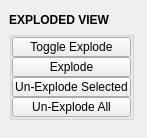
<?xml version="1.0" encoding="UTF-8"?>
<ui version="4.0">
 <class>QtUi</class>
 <widget class="QMainWindow" name="QtUi">
  <property name="enabled">
   <bool>true</bool>
  </property>
  <property name="geometry">
   <rect>
    <x>0</x>
    <y>0</y>
    <width>147</width>
    <height>138</height>
   </rect>
  </property>
  <property name="maximumSize">
   <size>
    <width>999</width>
    <height>999</height>
   </size>
  </property>
  <property name="tabShape">
   <enum>QTabWidget::Triangular</enum>
  </property>
  <property name="dockNestingEnabled">
   <bool>true</bool>
  </property>
  <property name="dockOptions">
   <set>QMainWindow::AllowNestedDocks|QMainWindow::AllowTabbedDocks|QMainWindow::AnimatedDocks|QMainWindow::ForceTabbedDocks</set>
  </property>
  <widget class="QWidget" name="main_widget">
   <layout class="QVBoxLayout" name="verticalLayout">
    <item>
     <layout class="QVBoxLayout" name="verticalLayout_1">
      <property name="spacing">
       <number>0</number>
      </property>
      <item>
       <widget class="DraggableHeader" name="draggableHeader">
        <property name="minimumSize">
         <size>
          <width>0</width>
          <height>22</height>
         </size>
        </property>
        <property name="maximumSize">
         <size>
          <width>125</width>
          <height>22</height>
         </size>
        </property>
        <property name="font">
         <font>
          <weight>75</weight>
          <bold>true</bold>
         </font>
        </property>
        <property name="text">
         <string>EXPLODED VIEW</string>
        </property>
       </widget>
      </item>
      <item>
       <widget class="QGroupBox" name="groupBox">
        <property name="minimumSize">
         <size>
          <width>125</width>
          <height>0</height>
         </size>
        </property>
        <property name="maximumSize">
         <size>
          <width>125</width>
          <height>999</height>
         </size>
        </property>
        <property name="title">
         <string/>
        </property>
        <layout class="QVBoxLayout" name="verticalLayout_5">
         <property name="spacing">
          <number>0</number>
         </property>
         <property name="leftMargin">
          <number>0</number>
         </property>
         <property name="topMargin">
          <number>0</number>
         </property>
         <property name="rightMargin">
          <number>0</number>
         </property>
         <property name="bottomMargin">
          <number>0</number>
         </property>
         <item>
          <widget class="QPushButton" name="b003">
           <property name="minimumSize">
            <size>
             <width>0</width>
             <height>20</height>
            </size>
           </property>
           <property name="maximumSize">
            <size>
             <width>999</width>
             <height>20</height>
            </size>
           </property>
           <property name="toolTip">
            <string/>
           </property>
           <property name="layoutDirection">
            <enum>Qt::RightToLeft</enum>
           </property>
           <property name="text">
            <string>Toggle Explode</string>
           </property>
           <property name="checkable">
            <bool>false</bool>
           </property>
           <property name="autoDefault">
            <bool>false</bool>
           </property>
           <property name="default">
            <bool>false</bool>
           </property>
           <property name="flat">
            <bool>false</bool>
           </property>
           <property name="bnabled" stdset="0">
            <bool>true</bool>
           </property>
          </widget>
         </item>
         <item>
          <widget class="QPushButton" name="b000">
           <property name="minimumSize">
            <size>
             <width>0</width>
             <height>20</height>
            </size>
           </property>
           <property name="maximumSize">
            <size>
             <width>999</width>
             <height>20</height>
            </size>
           </property>
           <property name="toolTip">
            <string/>
           </property>
           <property name="layoutDirection">
            <enum>Qt::RightToLeft</enum>
           </property>
           <property name="text">
            <string>Explode</string>
           </property>
           <property name="checkable">
            <bool>false</bool>
           </property>
           <property name="autoDefault">
            <bool>false</bool>
           </property>
           <property name="default">
            <bool>false</bool>
           </property>
           <property name="flat">
            <bool>false</bool>
           </property>
           <property name="bnabled" stdset="0">
            <bool>true</bool>
           </property>
          </widget>
         </item>
         <item>
          <widget class="QPushButton" name="b001">
           <property name="minimumSize">
            <size>
             <width>0</width>
             <height>20</height>
            </size>
           </property>
           <property name="maximumSize">
            <size>
             <width>999</width>
             <height>20</height>
            </size>
           </property>
           <property name="toolTip">
            <string/>
           </property>
           <property name="layoutDirection">
            <enum>Qt::RightToLeft</enum>
           </property>
           <property name="text">
            <string>Un-Explode Selected</string>
           </property>
           <property name="checkable">
            <bool>false</bool>
           </property>
           <property name="autoDefault">
            <bool>false</bool>
           </property>
           <property name="default">
            <bool>false</bool>
           </property>
           <property name="flat">
            <bool>false</bool>
           </property>
           <property name="bnabled" stdset="0">
            <bool>true</bool>
           </property>
          </widget>
         </item>
         <item>
          <widget class="QPushButton" name="b002">
           <property name="minimumSize">
            <size>
             <width>0</width>
             <height>20</height>
            </size>
           </property>
           <property name="maximumSize">
            <size>
             <width>999</width>
             <height>20</height>
            </size>
           </property>
           <property name="toolTip">
            <string/>
           </property>
           <property name="layoutDirection">
            <enum>Qt::RightToLeft</enum>
           </property>
           <property name="text">
            <string>Un-Explode All</string>
           </property>
           <property name="checkable">
            <bool>false</bool>
           </property>
           <property name="autoDefault">
            <bool>false</bool>
           </property>
           <property name="default">
            <bool>false</bool>
           </property>
           <property name="flat">
            <bool>false</bool>
           </property>
           <property name="bnabled" stdset="0">
            <bool>true</bool>
           </property>
          </widget>
         </item>
        </layout>
       </widget>
      </item>
      <item>
       <spacer name="verticalSpacer_1">
        <property name="orientation">
         <enum>Qt::Vertical</enum>
        </property>
        <property name="sizeHint" stdset="0">
         <size>
          <width>20</width>
          <height>40</height>
         </size>
        </property>
       </spacer>
      </item>
     </layout>
    </item>
   </layout>
  </widget>
 </widget>
 <customwidgets>
  <customwidget>
   <class>DraggableHeader</class>
   <extends>QLabel</extends>
   <header>uitk.widgets.draggableHeader.DraggableHeader.h</header>
  </customwidget>
 </customwidgets>
 <resources/>
 <connections/>
 <designerdata>
  <property name="gridDeltaX">
   <number>5</number>
  </property>
  <property name="gridDeltaY">
   <number>5</number>
  </property>
  <property name="gridSnapX">
   <bool>true</bool>
  </property>
  <property name="gridSnapY">
   <bool>true</bool>
  </property>
  <property name="gridVisible">
   <bool>true</bool>
  </property>
 </designerdata>
</ui>
